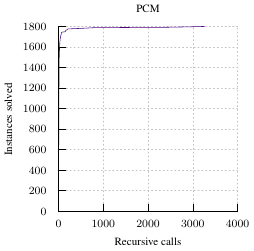

Generate this figure with gnuplot:
# vim: set et ft=gnuplot sw=4 :

set style line 102 lc rgb '#a0a0a0' lt 1 lw 1
set border ls 102
set colorbox border 102
set key textcolor rgb "black"
set tics textcolor rgb "black"
set label textcolor rgb "black"

set terminal tikz standalone color size 2.6in,2.2in font '\footnotesize' preamble '\usepackage{microtype}'
set output "biiiig-data-pcms.tex"

load "../chroma.pal"

set xrange [0:]
set xlabel "Recursive calls"
set ylabel "Instances solved"
set yrange [0:1800]
set key Right at screen 0.465, screen 0.458
set border 3
set grid ls 101
set xtics nomirror
set ytics nomirror
set key off
set title "PCM"
set ytics add ("$1800$" 1800)

plot \
    "<cut -d' ' -f4 ../../biiiiiig-data/pcms/results" u 1:(1) smooth cumulative w l ls 1 lw 2

